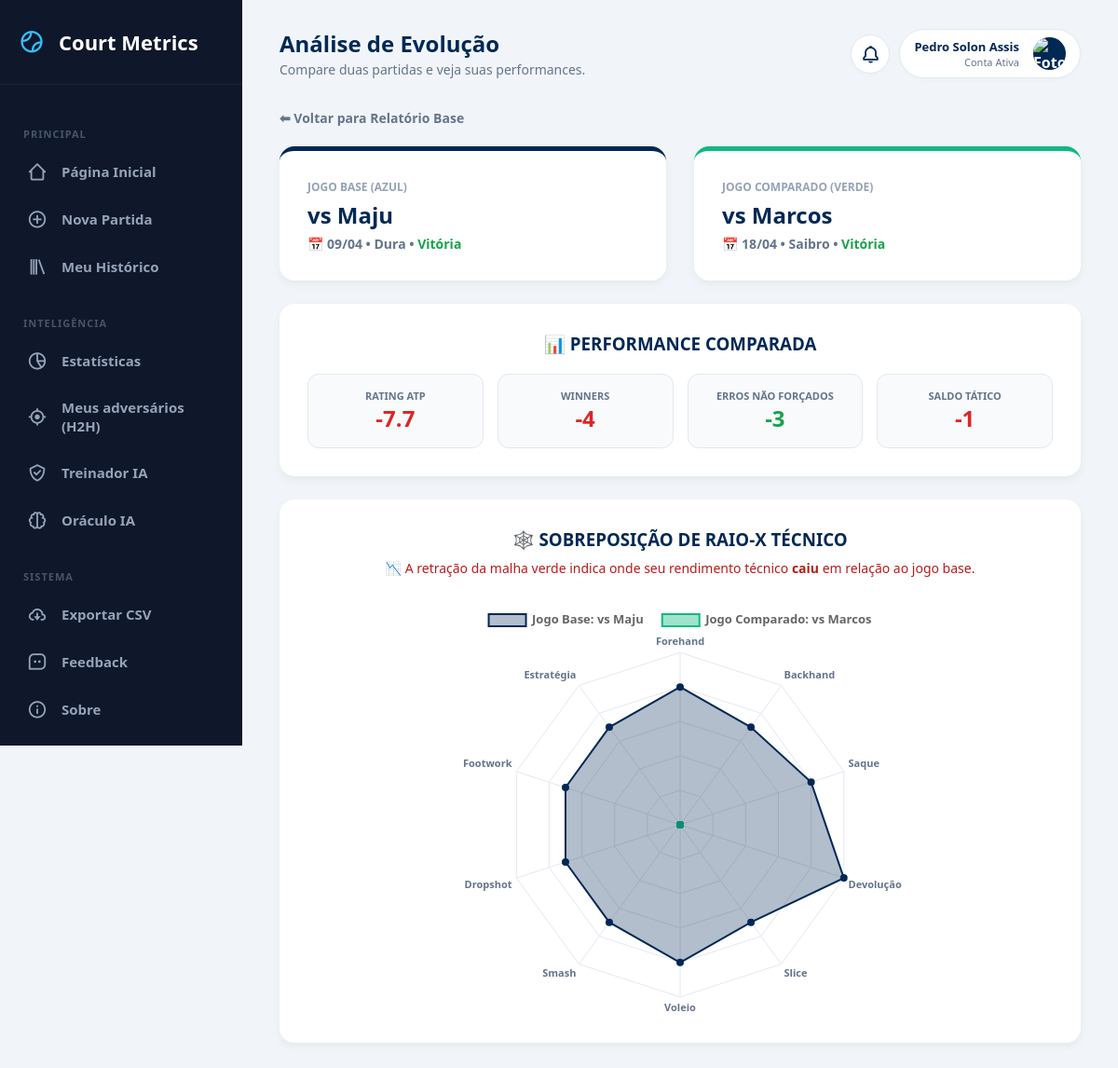
The app's page /compare/12/21 (signed in) with its own data.
### tables this page shows
CREATE TABLE matches (
        id INTEGER PRIMARY KEY AUTOINCREMENT,
        opponent TEXT,
        categoria TEXT,
        match_type TEXT, 
        surface TEXT,
        result TEXT,
        score TEXT,
        match_format TEXT,
        partner TEXT,
        opp_partner TEXT,
        forehand INTEGER,
        backhand INTEGER,
        serve INTEGER,
        first_serve INTEGER,
        second_serve INTEGER,
        double_faults INTEGER,
        return_serve INTEGER,
        slice INTEGER,
        volley INTEGER,
        smash INTEGER,
        dropshot INTEGER,
        footwork INTEGER,
        strategy INTEGER,
        winners INTEGER,
        unforced_errors INTEGER,
        performance_rating REAL,
        notes TEXT,
        match_date TEXT /* NOVA COLUNA: ÍNDICE 27 */
    , game_format TEXT DEFAULT 'Padrão', user_id INTEGER, mental_focus INTEGER DEFAULT 0, mental_resilience INTEGER DEFAULT 0, mental_confidence INTEGER DEFAULT 0, mental_pressure INTEGER DEFAULT 0, clutch_bp_saved INTEGER DEFAULT 0, clutch_bp_won INTEGER DEFAULT 0, momentum_lost_streak INTEGER DEFAULT 0, mental_tags TEXT DEFAULT "");

### app.py (the view)
@app.route("/compare/<int:id1>/<int:id2>")
@login_required
def compare(id1, id2):
    conn = sqlite3.connect("database.db")
    c = conn.cursor()
    c.execute("SELECT * FROM matches WHERE id = ? AND user_id = ?", (id1, session["user_id"]))
    match1 = c.fetchone()
    c.execute("SELECT * FROM matches WHERE id = ? AND user_id = ?", (id2, session["user_id"]))
    match2 = c.fetchone()
    conn.close()
    if match1 and match2:
        return render_template("compare.html", m1=match1, m2=match2)
    return redirect("/")

### app.py (called while the page is built)
def login_required(f):
    @wraps(f)
    def decorated_function(*args, **kwargs):
        if "user_id" not in session:
            return redirect("/login")
        return f(*args, **kwargs)
    return decorated_function

@app.context_processor
def inject_notifications():
    if "user_id" not in session:
        return dict(notifications=[])
    conn = sqlite3.connect("database.db")
    conn.row_factory = sqlite3.Row
    c = conn.cursor()
    c.execute("SELECT * FROM notifications WHERE user_id = ? AND is_read = 0 ORDER BY created_at DESC", (session["user_id"],))
    notifs = c.fetchall()
    conn.close()
    return dict(notifications=notifs)

### templates/compare.html (shortened to what this page needs)
{% extends 'base.html' %}
{% block page_title %}Análise de Evolução{% endblock %}
{% block page_subtitle %}Compare duas partidas e veja suas performances.{% endblock %}
{% block content %}
<div class="container" style="max-width: 1000px; margin: 0 auto; padding-bottom: 50px;">
    <div style="margin-bottom: 20px;">
        <a href="/match/{{ m1[0] }}" style="color: var(--text-slate); text-decoration: none; font-weight: bold; font-size: 14px;">⬅ Voltar para Relatório Base</a>
    </div>
    <div class="grid-2" style="margin-bottom: 25px;">
        <div class="compare-box" style="border-top: 5px solid var(--p1-color); margin-bottom: 0;">
            <div style="font-size: 12px; font-weight: bold; color: #94a3b8; text-transform: uppercase;">Jogo Base (Azul)</div>
            <h2 style="margin: 5px 0; color: var(--atp-blue);">vs {{ m1[1] }}</h2>
            <div style="color: #64748b; font-size: 14px; font-weight: bold;">📅 {{ m1[27][8:10] }}/{{ m1[27][5:7] }} • {{ m1[4] | replace('Quadra Dura', 'Dura') }} • <span class="{% if m1[5] == 'Vitória' %}delta-pos{% else %}delta-neg{% endif %}">{{ m1[5] }}</span></div>
        </div>
        <div class="compare-box" style="border-top: 5px solid var(--p2-color); margin-bottom: 0;">
            <div style="font-size: 12px; font-weight: bold; color: #94a3b8; text-transform: uppercase;">Jogo Comparado (Verde)</div>
            <h2 style="margin: 5px 0; color: var(--atp-blue);">vs {{ m2[1] }}</h2>
            <div style="color: #64748b; font-size: 14px; font-weight: bold;">📅 {{ m2[27][8:10] }}/{{ m2[27][5:7] }} • {{ m2[4] | replace('Quadra Dura', 'Dura') }} • <span class="{% if m2[5] == 'Vitória' %}delta-pos{% else %}delta-neg{% endif %}">{{ m2[5] }}</span></div>
        </div>
    </div>
    <div class="compare-box">
        <h3 style="text-align: center; margin-top: 0; margin-bottom: 20px; color: var(--atp-blue); text-transform: uppercase;">📊 Performance Comparada</h3>
        <div class="delta-grid">
            {% set d_rating = m2[25] - m1[25] %}
            <div class="delta-box">
                <div style="font-size: 11px; font-weight: bold; color: #64748b; text-transform: uppercase;">Rating ATP</div>
                <div class="delta-val {% if d_rating > 0 %}delta-pos{% elif d_rating < 0 %}delta-neg{% else %}delta-neu{% endif %}">
                    {% if d_rating > 0 %}+{% endif %}{{ "%.1f"|format(d_rating) }}
                </div>
            </div>
            {% set d_win = m2[23] - m1[23] %}
            <div class="delta-box">
                <div style="font-size: 11px; font-weight: bold; color: #64748b; text-transform: uppercase;">Winners</div>
                <div class="delta-val {% if d_win > 0 %}delta-pos{% elif d_win < 0 %}delta-neg{% else %}delta-neu{% endif %}">
                    {% if d_win > 0 %}+{% endif %}{{ d_win }}
                </div>
            </div>
            {% set d_err = m2[24] - m1[24] %}
            <div class="delta-box">
                <div style="font-size: 11px; font-weight: bold; color: #64748b; text-transform: uppercase;">Erros Não Forçados</div>
                <div class="delta-val {% if d_err < 0 %}delta-pos{% elif d_err > 0 %}delta-neg{% else %}delta-neu{% endif %}">
                    {% if d_err > 0 %}+{% endif %}{{ d_err }}
                </div>
            </div>
            {% set m1_saldo = m1[23] - m1[24] %}
            {% set m2_saldo = m2[23] - m2[24] %}
            {% set d_saldo = m2_saldo - m1_saldo %}
            <div class="delta-box">
                <div style="font-size: 11px; font-weight: bold; color: #64748b; text-transform: uppercase;">Saldo Tático</div>
                <div class="delta-val {% if d_saldo > 0 %}delta-pos{% elif d_saldo < 0 %}delta-neg{% else %}delta-neu{% endif %}">
                    {% if d_saldo > 0 %}+{% endif %}{{ d_saldo }}
                </div>
            </div>
        </div>
    </div>
    <div class="compare-box" style="display: flex; flex-direction: column; align-items: center;">
        <h3 style="margin-top: 0; color: var(--atp-blue); text-transform: uppercase;">🕸️ Sobreposição de Raio-X Técnico</h3>
        {% set diff_rating = m2[25] - m1[25] %}
        {% if diff_rating > 0 %}
            <p style="font-size: 14px; color: #15803d; margin-top: -10px; margin-bottom: 20px;">📈 A expansão da malha verde mostra onde você <strong>evoluiu</strong> em relação ao jogo base.</p>
        {% elif diff_rating < 0 %}
            <p style="font-size: 14px; color: #b91c1c; margin-top: -10px; margin-bottom: 20px;">📉 A retração da malha verde indica onde seu rendimento técnico <strong>caiu</strong> em relação ao jogo base.</p>
        {% else %}
            <p style="font-size: 14px; color: #64748b; margin-top: -10px; margin-bottom: 20px;">⚖️ A malha verde ilustra as variações em um jogo de <strong>nível técnico equivalente</strong> ao base.</p>
        {% endif %}
        <div style="height: 450px; width: 100%; max-width: 700px;">
            <canvas id="dualRadarChart"></canvas>
        </div>
    </div>
</div>
{% endblock %}
{% block extra_js %}
<script>
    window.onload = function() {
        Chart.defaults.font.family = "'Segoe UI', 'sans-serif'";
        const ctx = document.getElementById('dualRadarChart').getContext('2d');
        new Chart(ctx, {
            type: 'radar',
            data: {
                labels: ['Forehand', 'Backhand', 'Saque', 'Devolução', 'Slice', 'Voleio', 'Smash', 'Dropshot', 'Footwork', 'Estratégia'],
                datasets: [
                    {
                        label: 'Jogo Base: vs {{ m1[1] }}',
                        data: [{{ m1[10] or 0 }}, {{ m1[11] or 0 }}, {{ m1[12] or 0 }}, {{ m1[16] or 0 }}, {{ m1[17] or 0 }}, {{ m1[18] or 0 }}, {{ m1[19] or 0 }}, {{ m1[20] or 0 }}, {{ m1[21] or 0 }}, {{ m1[22] or 0 }}],
                        backgroundColor: 'rgba(0, 40, 85, 0.3)', /* Azul transparente */
                        borderColor: '#002855', /* Azul sólido */
                        borderWidth: 2,
                        pointBackgroundColor: '#002855',
                        fill: true
                    },
                    {
                        label: 'Jogo Comparado: vs {{ m2[1] }}',
                        data: [{{ m2[10] or 0 }}, {{ m2[11] or 0 }}, {{ m2[12] or 0 }}, {{ m2[16] or 0 }}, {{ m2[17] or 0 }}, {{ m2[18] or 0 }}, {{ m2[19] or 0 }}, {{ m2[20] or 0 }}, {{ m2[21] or 0 }}, {{ m2[22] or 0 }}],
                        backgroundColor: 'rgba(16, 185, 129, 0.4)', /* Verde transparente */
                        borderColor: '#10b981', /* Verde sólido */
                        borderWidth: 2,
                        pointBackgroundColor: '#10b981',
                        fill: true
                    }
                ]
            },
            options: {
                responsive: true, maintainAspectRatio: false,
                scales: {
                    r: {
                        min: 0,
                        max: 10,
                        ticks: { stepSize: 2, display: false },
                        grid: { color: '#e2e8f0' },
                        angleLines: { color: '#e2e8f0' },
                        pointLabels: { font: { size: 11, weight: 'bold' }, color: '#64748b' }
                    }
                },
                plugins: {
                    legend: { position: 'top', labels: { font: { size: 13, weight: 'bold' }, padding: 20 } },
                    tooltip: {
                        callbacks: {
                            label: function(context) {
                                return context.dataset.label + ': ' + context.raw.toFixed(1);
                            }
                        }
                    }
                }
            }
        });
    };
</script>
{% endblock %}

### static/style.css (style rules this page uses)
:root { --bg-fundo: #F5F7FA; --bg-card: #FFFFFF; --texto-escuro: #333333; --texto-claro: #666666; --verde-tenis: #8BC34A; --azul-piscina: #26A69A; --borda: #E0E0E0; }
body { font-family: 'Segoe UI', Tahoma, Geneva, Verdana, sans-serif; background-color: var(--bg-fundo); color: var(--texto-escuro); margin: 0; padding: 0; }
.container { max-width: 900px; margin: 0 auto; }
h1, h2, h3 { color: var(--texto-escuro); }

### templates/base.html (style rules this page uses)
:root { --atp-blue: #002855; --tennis-green: #d1ff00; --text-slate: #64748b; --sidebar-bg: #0f172a; --sidebar-hover: #1e293b; --sidebar-text: #94a3b8; --sidebar-active: #38bdf8; }
body { margin: 0; padding: 0; font-family: 'Segoe UI', Tahoma, sans-serif; background-color: #f1f5f9; display: flex; min-height: 100vh; overflow-x: hidden; }

### templates/compare.html (style rules this page uses)
:root { --p1-color: #002855; --p2-color: #10b981; }
.compare-box { background: white; border-radius: 16px; padding: 30px; box-shadow: 0 4px 10px rgba(0,0,0,0.05); margin-bottom: 25px; }
.grid-2 { display: grid; grid-template-columns: 1fr 1fr; gap: 30px; }
.delta-grid { display: grid; grid-template-columns: repeat(4, 1fr); gap: 15px; }
.delta-box { text-align: center; padding: 15px; border-radius: 12px; background: #f8fafc; border: 1px solid #e2e8f0; }
.delta-val { font-size: 24px; font-weight: 900; }
.delta-pos { color: #16a34a; }
.delta-neg { color: #dc2626; }

### records on screen
matches: opponent "Maju", match_date "09", match_date "04", surface "Dura", result "Vitória"
matches: opponent "Marcos", match_date "18", match_date "04", surface "Saibro", result "Vitória"

### other values on screen
{{ session.first_name }} "Pedro Solon"
{{ session.last_name }} "Assis"
{{ "%.1f"|format(d_rating) }} "-7.7"
{{ d_win }} "-4"
{{ d_err }} "-3"
{{ d_saldo }} "-1"
chart data {{ m1[1] }} Maju
chart data {{ m1[10] or 0 }} 8
chart data {{ m1[11] or 0 }} 7
chart data {{ m1[12] or 0 }} 8
